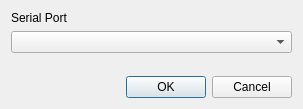
<?xml version="1.0" encoding="UTF-8"?>
<ui version="4.0">
 <class>SelectSerialPortDialog</class>
 <widget class="QDialog" name="SelectSerialPortDialog">
  <property name="geometry">
   <rect>
    <x>0</x>
    <y>0</y>
    <width>303</width>
    <height>109</height>
   </rect>
  </property>
  <property name="windowTitle">
   <string>Select Serial Port</string>
  </property>
  <layout class="QVBoxLayout" name="verticalLayout">
   <item>
    <widget class="QLabel" name="label">
     <property name="text">
      <string>Serial Port</string>
     </property>
    </widget>
   </item>
   <item>
    <widget class="QComboBox" name="cboSerialPort"/>
   </item>
   <item>
    <spacer name="verticalSpacer">
     <property name="orientation">
      <enum>Qt::Vertical</enum>
     </property>
     <property name="sizeHint" stdset="0">
      <size>
       <width>20</width>
       <height>40</height>
      </size>
     </property>
    </spacer>
   </item>
   <item>
    <widget class="QDialogButtonBox" name="buttonBox">
     <property name="orientation">
      <enum>Qt::Horizontal</enum>
     </property>
     <property name="standardButtons">
      <set>QDialogButtonBox::Cancel|QDialogButtonBox::Ok</set>
     </property>
    </widget>
   </item>
  </layout>
 </widget>
 <resources/>
 <connections>
  <connection>
   <sender>buttonBox</sender>
   <signal>accepted()</signal>
   <receiver>SelectSerialPortDialog</receiver>
   <slot>accept()</slot>
   <hints>
    <hint type="sourcelabel">
     <x>248</x>
     <y>254</y>
    </hint>
    <hint type="destinationlabel">
     <x>157</x>
     <y>274</y>
    </hint>
   </hints>
  </connection>
  <connection>
   <sender>buttonBox</sender>
   <signal>rejected()</signal>
   <receiver>SelectSerialPortDialog</receiver>
   <slot>reject()</slot>
   <hints>
    <hint type="sourcelabel">
     <x>316</x>
     <y>260</y>
    </hint>
    <hint type="destinationlabel">
     <x>286</x>
     <y>274</y>
    </hint>
   </hints>
  </connection>
 </connections>
</ui>
